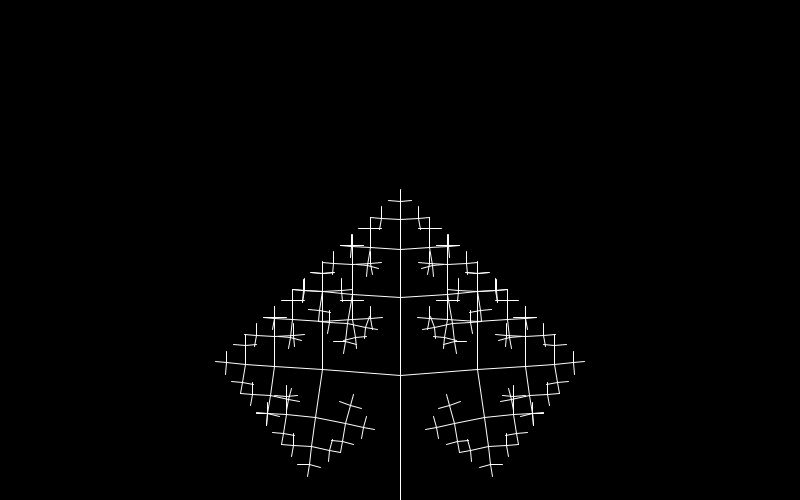
Frame 1 (no input)
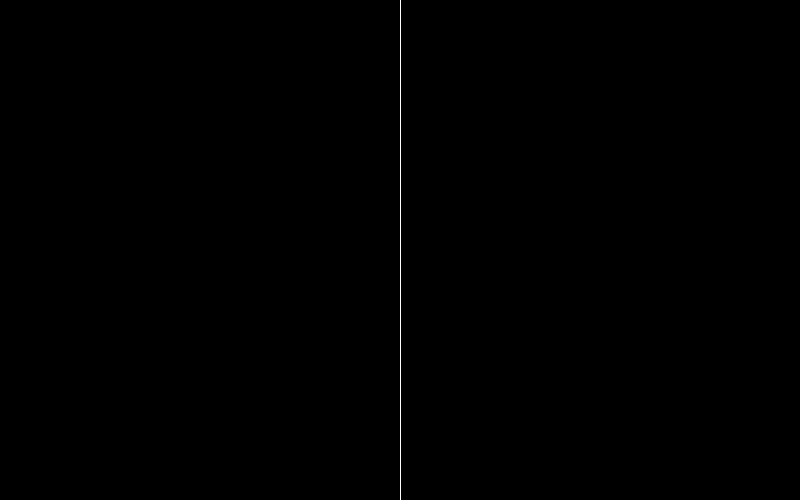
Frame 60 (the mouse pressed at the canvas centre just before this capture)
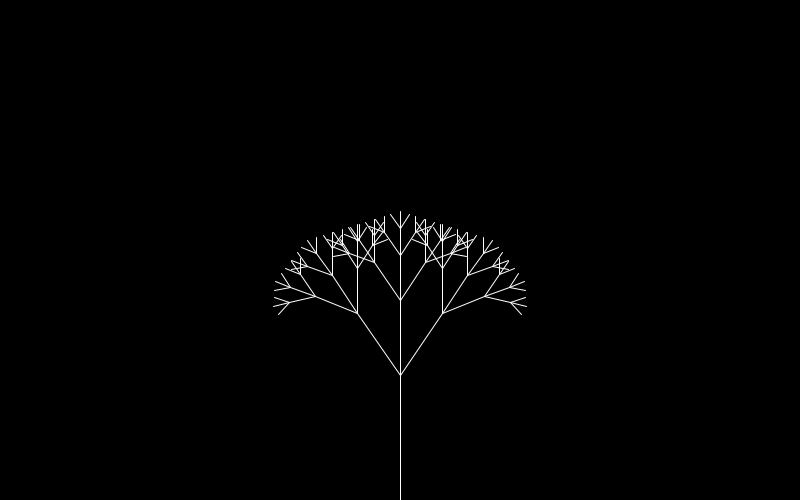
Frame 120 (the mouse held since frame 60 and released just before this capture)

The Processing sketch that drew these frames (run headless with seeded random() and noise(); from frame 60 on, the mouse is pressed at the canvas centre):

// Processing sketch: TreeFractal
// ── TreeFractal.pde
float angle, minLength, scale;

void setup() {
  size(800,500);
  background(0);
  //noLoop();
  
  angle = 1.5;
  scale = 0.62;
  minLength = 10;
}

void draw() {
  background(0);
  
  drawLine(width/2, height, width/2, 0.75*height);
  
  angle = map(mouseX, 0, width, 0, 1.2);
  scale = map(mouseY, 0, height, 0.8, 0.4);
  
}

void drawLine(float x1, float y1, float x2, float y2) {
  stroke(255);
  line(x1,y1,x2,y2);
  
  PVector vec = new PVector(x2-x1, y2-y1);
  vec.setMag(scale * vec.mag());
  
  if (vec.mag() > minLength) {
  vec.rotate(-angle);
  drawLine(x2, y2, x2 + vec.x, y2 + vec.y);
  
  vec.rotate(angle);
  drawLine(x2, y2, x2 + vec.x, y2 + vec.y);
  
  vec.rotate(angle);
  drawLine(x2, y2, x2 + vec.x, y2 + vec.y);
  }
}
